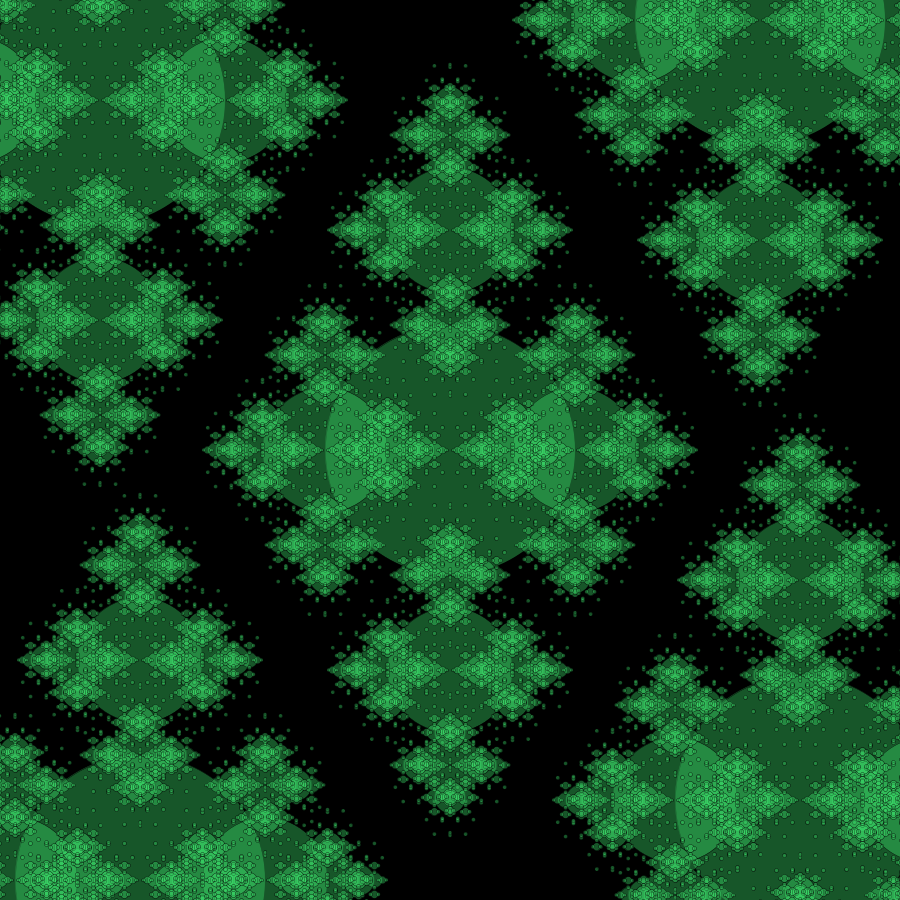
Frame 1 (no input)
Frame 60 (the mouse pressed at the canvas centre just before this capture): identical to frame 1, image omitted
Frame 120 (the mouse held since frame 60 and released just before this capture): identical to frame 1, image omitted

The Processing sketch that drew this single still picture (run headless with seeded random() and noise(); from frame 60 on, the mouse is pressed at the canvas centre):

// Processing sketch: processing_26047
// ── processing_26047.pde

void setup () {
  size (900, 900);
  smooth();
}

void draw () {
  background (0);
  strokeWeight (.4);
  stroke (0);
  fill(58, 220, 104, 100-0);
  drawCircle (450, 450, 250);
  drawCircle (100, 100, 250);
  drawCircle (800, 800, 250);
  drawCircle (760, 20, 250);
  drawCircle (140, 880, 250);
  
  
  
}


void drawCircle (float x, float y, float radius) {
  ellipse (x, y, radius, radius);
  if (radius > 5) {
    drawCircle (x + radius/2, y, radius/2);
    drawCircle (x - radius/2, y, radius/2);
    drawCircle (x, y + radius-30, radius/2);
    drawCircle (x, y - radius+30, radius/2);
    
   
  }

}
